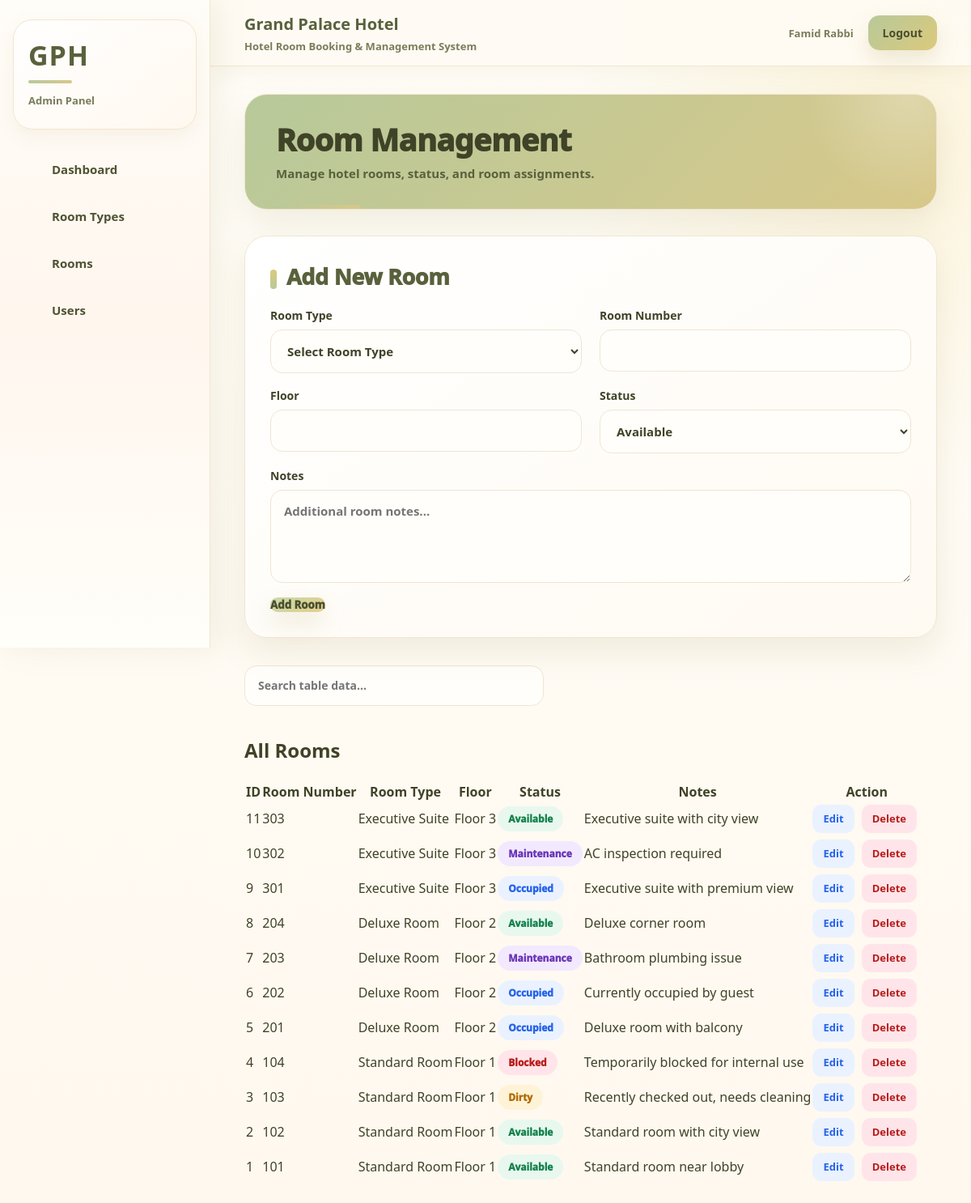
/views/admin/rooms.php (signed in), run on the app's committed database.
### tables this page shows
CREATE TABLE `rooms` (
  `id` int(11) NOT NULL,
  `room_type_id` int(11) NOT NULL,
  `room_number` varchar(30) NOT NULL,
  `floor` int(11) NOT NULL,
  `status` enum('available','occupied','dirty','maintenance','blocked') NOT NULL DEFAULT 'available',
  `notes` text DEFAULT NULL,
  `created_at` timestamp NOT NULL DEFAULT current_timestamp()
);

CREATE TABLE `room_types` (
  `id` int(11) NOT NULL,
  `name` varchar(100) NOT NULL,
  `description` text NOT NULL,
  `price_per_night` decimal(10,2) NOT NULL,
  `max_capacity` int(11) NOT NULL,
  `thumbnail_path` varchar(255) DEFAULT NULL,
  `amenities` longtext DEFAULT NULL CHECK (json_valid(`amenities`)),
  `is_active` tinyint(1) NOT NULL DEFAULT 1,
  `created_at` timestamp NOT NULL DEFAULT current_timestamp()
);

### models/roomModel.php (called while the page is built, shortened)
<?php
require_once __DIR__ . "/../config/database.php";
function getAllRooms()
{
    global $conn;
    $sql = "SELECT
                rooms.id,
                rooms.room_number,
                rooms.floor,
                rooms.status,
                rooms.notes,
                room_types.name AS room_type
            FROM rooms
            INNER JOIN room_types ON rooms.room_type_id = room_types.id
            ORDER BY rooms.id DESC";
    return $conn->query($sql);
}
?>

### views/admin/rooms.php (the view, shortened to what this page needs)
<?php
require_once "../../models/roomModel.php";
$rooms = getAllRooms();
$editData = null;
require_once "../../app/layouts/header.php";
require_once "../../app/layouts/sidebar.php";
require_once "../../app/layouts/navbar.php";
?>
<div class="main-content">
    <div class="dashboard-title">
        <h1>Room Management</h1>
        <p>Manage hotel rooms, status, and room assignments.</p>
    </div>
    <div class="form-box">
        <h2><?php echo $editData ? "Edit Room" : "Add New Room"; ?></h2>
        <form action="../../controllers/roomController.php" method="POST">
            <div class="form-row">
                <div class="form-group">
                    <label>Room Type</label>
                    <select name="room_type_id" required>
                        <option value="">Select Room Type</option>
                    </select>
                </div>
                <div class="form-group">
                    <label>Room Number</label>
                    <input type="text"
                           name="room_number"
                           required
                           value="<?php echo $editData ? $editData["room_number"] : ""; ?>">
                </div>
            </div>
            <div class="form-row">
                <div class="form-group">
                    <label>Floor</label>
                    <input type="number"
                           name="floor"
                           required
                           value="<?php echo $editData ? $editData["floor"] : ""; ?>">
                </div>
                <div class="form-group">
                    <label>Status</label>
                    <select name="status" required>
                        <?php
                        $statuses = ["available", "occupied", "dirty", "maintenance", "blocked"];
                        foreach ($statuses as $status) {
                            $selected = "";
                            echo "<option value='$status' $selected>";
                            echo ucfirst($status);
                            echo "</option>";
                        }
                        ?>
                    </select>
                </div>
            </div>
            <div class="form-group">
                <label>Notes</label>
                <textarea name="notes"
                          placeholder="Additional room notes..."><?php echo $editData ? $editData["notes"] : ""; ?></textarea>
            </div>
            <button type="submit">
                <?php
                echo $editData ? "Update Room" : "Add Room";
                ?>
            </button>
        </form>
    </div>
    <div class="table-search-box">
    <input
        type="text"
        class="table-search"
        placeholder="Search table data..."
    >
</div>
<br>
        <h2>All Rooms</h2>
        <br>
        <table>
            <thead>
                <tr>
                    <th>ID</th>
                    <th>Room Number</th>
                    <th>Room Type</th>
                    <th>Floor</th>
                    <th>Status</th>
                    <th>Notes</th>
                    <th>Action</th>
                </tr>
            </thead>
            <tbody>
                <?php
                if ($rooms && $rooms->num_rows > 0) {
                    while ($room = $rooms->fetch_assoc()) {
                        echo "<tr>";
                        echo "<td>" . $room["id"] . "</td>";
                        echo "<td>" . $room["room_number"] . "</td>";
                        echo "<td>" . $room["room_type"] . "</td>";
                        echo "<td>Floor " . $room["floor"] . "</td>";
                       echo "<td>
        <span class='status-badge status-" . $room["status"] . "'>
            " . ucfirst($room["status"]) . "
        </span>
      </td>";
                        echo "<td>" . $room["notes"] . "</td>";
                        echo "<td>
                            <a class='edit-btn'
                               href='rooms.php?edit=" . $room["id"] . "'>
                               Edit
                            </a>
                            <a class='delete-btn'
                               href='../../controllers/roomController.php?delete_room=" . $room["id"] . "'
                               onclick='return confirm(\"Are you sure?\")'>
                               Delete
                            </a>
                        </td>";
                        echo "</tr>";
                    }
                } else {
                    echo "<tr>";
                    echo "<td colspan='7'>No rooms found.</td>";
                    echo "</tr>";
                }
                ?>
            </tbody>
        </table>
    </div>
<?php
require_once "../../app/layouts/footer.php";
?>

### app/layouts/header.php (shortened to what this page needs)
<?php
echo '<link rel="stylesheet" href="../../assets/css/dashboard.css?v=1201">';
?>

### app/layouts/sidebar.php (shortened to what this page needs)
<?php
$role = $_SESSION["role"] ?? "";
?>
<div class="sidebar">
    <div class="sidebar-logo">
        <h2>GPH</h2>
        <p>
            <?php echo ucfirst($role); ?> Panel
        </p>
    </div>
    <ul class="sidebar-menu">
        <?php if ($role == "admin") { ?>
            <li>
                <a href="dashboard.php">
                    Dashboard
                </a>
            </li>
            <li>
                <a href="room_types.php">
                    Room Types
                </a>
            </li>
            <li>
                <a href="rooms.php">
                    Rooms
                </a>
            </li>
            <li>
                <a href="users.php">
                    Users
                </a>
            </li>
        <?php } ?>
    </ul>
</div>

### app/layouts/navbar.php (shortened to what this page needs)
<div class="top-navbar">
    <div>
        <h3>Grand Palace Hotel</h3>
        <span>Hotel Room Booking & Management System</span>
    </div>
    <div class="navbar-right">
        <span>
            <?php echo $_SESSION["name"]; ?>
        </span>
        <a href="../../logout.php" class="logout-btn">
            Logout
        </a>
    </div>
</div>

### app/layouts/footer.php (shortened to what this page needs)
</body>
</html>

### data on the page
rooms: id "11", room_number "303", room_type.name "Executive Suite", floor "3", status "Available", notes "Executive suite with city view"
rooms: id "10", room_number "302", room_type.name "Executive Suite", floor "3", status "Maintenance", notes "AC inspection required"
rooms: id "9", room_number "301", room_type.name "Executive Suite", floor "3", status "Occupied", notes "Executive suite with premium view"
rooms: id "8", room_number "204", room_type.name "Deluxe Room", floor "2", status "Available", notes "Deluxe corner room"
rooms: id "7", room_number "203", room_type.name "Deluxe Room", floor "2", status "Maintenance", notes "Bathroom plumbing issue"
rooms: id "6", room_number "202", room_type.name "Deluxe Room", floor "2", status "Occupied", notes "Currently occupied by guest"
rooms: id "5", room_number "201", room_type.name "Deluxe Room", floor "2", status "Occupied", notes "Deluxe room with balcony"
rooms: id "4", room_number "104", room_type.name "Standard Room", floor "1", status "Blocked", notes "Temporarily blocked for internal use"
rooms: id "3", room_number "103", room_type.name "Standard Room", floor "1", status "Dirty", notes "Recently checked out, needs cleaning"
rooms: id "2", room_number "102", room_type.name "Standard Room", floor "1", status "Available", notes "Standard room with city view"
rooms: id "1", room_number "101", room_type.name "Standard Room", floor "1", status "Available", notes "Standard room near lobby"

### other printed values
$role "Admin"
$_SESSION["name"] "Famid Rabbi"
form field status "Available"
